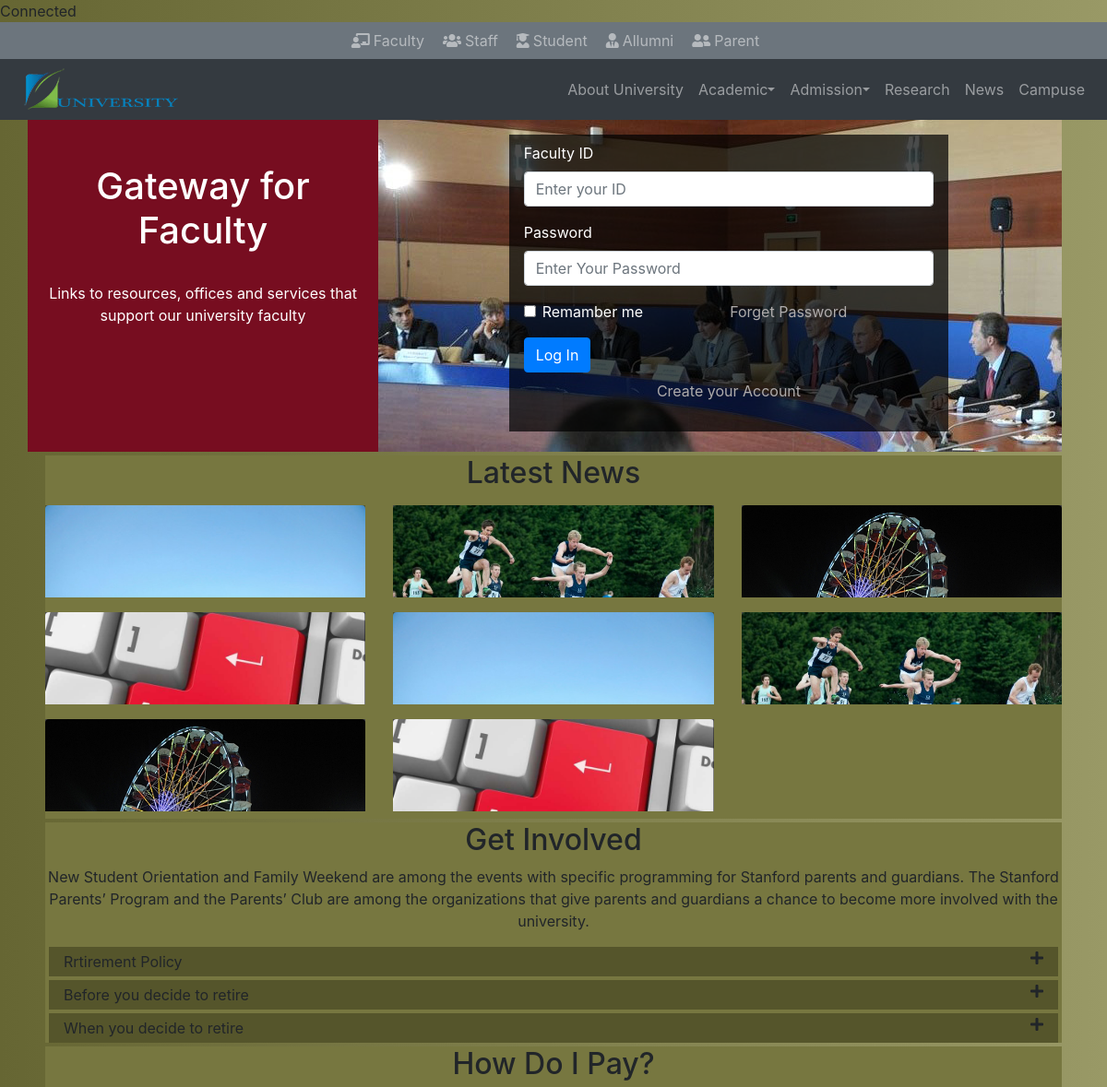
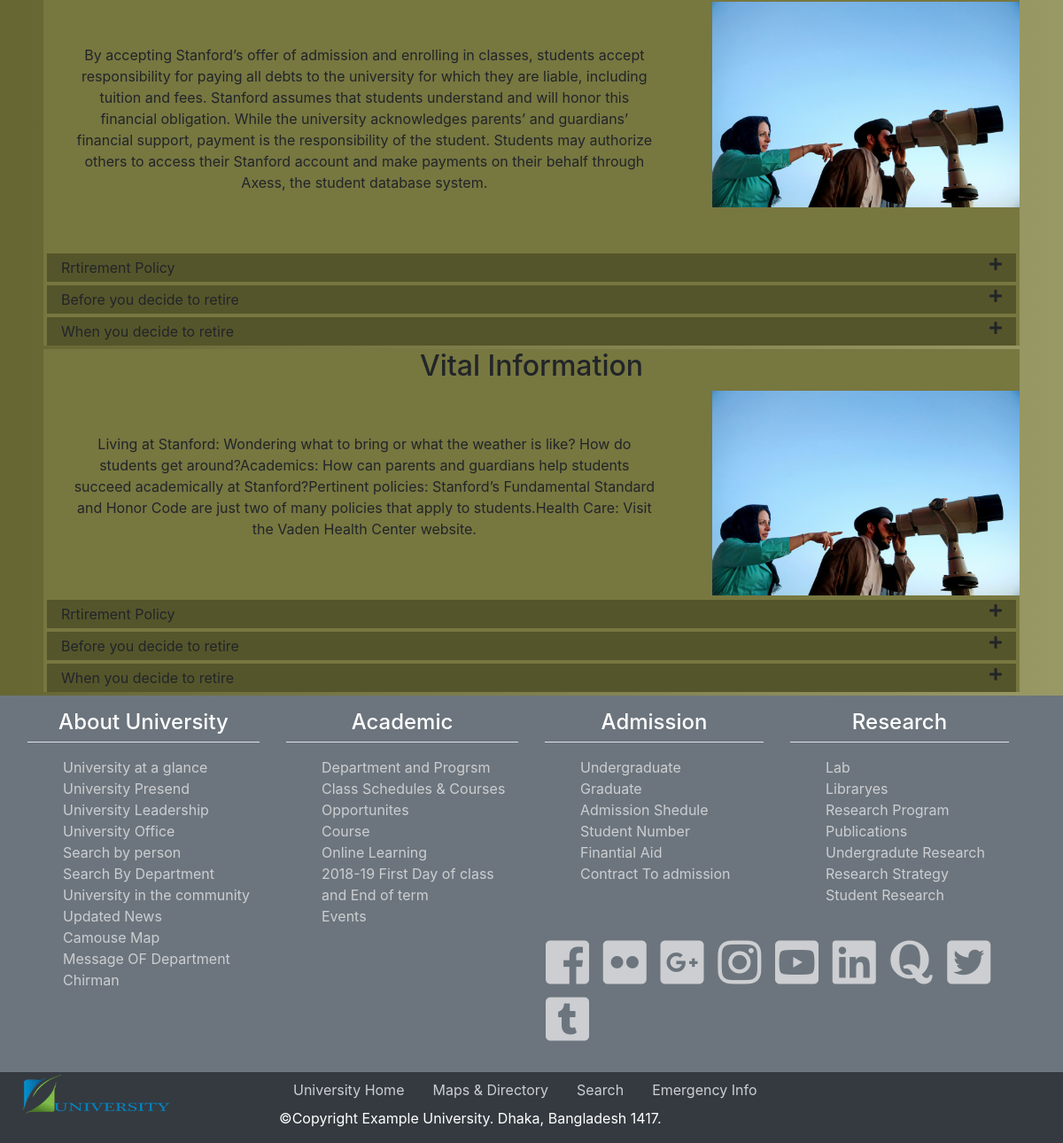
The app's page /parent.php with its own data (2 pictures, top to bottom).
### tables this page shows
CREATE TABLE `faculty_retirment_info` (
  `id` int(11) NOT NULL,
  `title` varchar(200) NOT NULL,
  `body` longtext NOT NULL
);

### parent.php (the view, shortened to what this page needs)
<?php
	include 'require/dbconnection.php';
?>
<!DOCTYPE html>
<html>
<head>
<?php
	include 'include/head.php';
	include 'include/firstnavbar.php';
	include 'include/secondnavbar.php';
?>
<section class="container facultysection1">
	<div class="row ">
		<div class="col-md-4 faculty-message text-white pt-5 text-center">
			<h1>Gateway for Faculty</h1>
			<p class="pt-4">Links to resources, offices and services that support our university faculty</p>
		</div>
		<div class="col-md-8 facultylogin">
			<div class="row">
				<div class="col-sm-2"></div>
				<div class="col-sm-8">
					<form action="" method="post" class="p-2 px-3 my-3" >
						<div class="form-group">
							<label>Faculty ID</label>
							<input type="text" name="facloginid" id="facloginid" class="form-control" placeholder="Enter your ID" required value="<?php if(isset($_COOKIE['faculty_ID_number'])){ echo $_COOKIE['faculty_ID_number'];} ?>">
						</div>
						<div class="form-group">
							<label>Password</label>
							<input type="Password" name="facloginpassword" id="facloginpassword" class="form-control" placeholder="Enter Your Password" required value="<?php if(isset($_COOKIE["faculty_password"])){echo $_COOKIE["faculty_password"];}?>">
						</div>
						<div class="d-flex felx-row">
							<div class="form-group form-check flex-fill">
								<input type="checkbox" name="remamber" class="form-check-input" <?php if(isset($_COOKIE["faculty_ID_number"])) { ?> checked <?php } ?> />Remamber me
							</div>
							<div class="flex-fill">
								<a href="#" role="button" data-toggle="modal" data-target="#facultyForgatePass">Forget Password</a>
							</div>
						</div>
						<button type="submit" class="btn btn-primary" name="facultyLoginsubmit" id="facultyLoginsubmit">Log In</button>
						<p class="text-center py-2"><a href="#" role="button" data-toggle="modal" data-target="#facultysignup">Create your Account</a></p>
					</form>
				</div>
				<div class="col-sm-2"></div>
			</div>
		</div>
	</div>
</section>
<section class="container">
	<div class="big_div_color m-1">
		<h2 class="text-center">Latest News</h2>
		<div class="row">
	        <div class="col-md-4 col-sm-6 my-2">
	            <div class="service-box">
	                <div class="service-icon div_color">
	                    <div class="front-content">
	                        <img src="images/student/stdnews1.jpg" class="rounded img-fluid" alt="Ramadan">
	                    </div>
	                </div>
	            </div>
	        </div>
	        <div class="col-md-4 col-sm-6 my-2">
	            <div class="service-box">
	                <div class="service-icon grey">
	                    <div class="front-content">
	                        <img src="images/student/stdnews2.jpg" class="rounded img-fluid" alt="Ramadan">
	                    </div>
	                </div>
	            </div>
	        </div>
	        <div class="col-md-4 col-sm-6 my-2">
	            <div class="service-box">
	                <div class="service-icon grey">
	                    <div class="front-content">
	                        <img src="images/student/stdnews3.jpg" class="rounded img-fluid" alt="Ramadan">
	                    </div>
	                </div>
	            </div>
	        </div>
	        <div class="col-md-4 col-sm-6 my-2">
	            <div class="service-box">
	                <div class="service-icon grey">
	                    <div class="front-content">
	                        <img src="images/student/stdnews4.jpg" class="rounded img-fluid" alt="Ramadan">
	                    </div>
	                </div>
	            </div>
	        </div>
	        <div class="col-md-4 col-sm-6 my-2">
	            <div class="service-box">
	                <div class="service-icon div_color">
	                    <div class="front-content">
	                        <img src="images/student/stdnews1.jpg" class="rounded img-fluid" alt="Ramadan">
	                    </div>
	                </div>
	            </div>
	        </div>
	        <div class="col-md-4 col-sm-6 my-2">
	            <div class="service-box">
	                <div class="service-icon grey">
	                    <div class="front-content">
	                        <img src="images/student/stdnews2.jpg" class="rounded img-fluid" alt="Ramadan">
	                    </div>
	                </div>
	            </div>
	        </div>
	        <div class="col-md-4 col-sm-6 my-2">
	            <div class="service-box">
	                <div class="service-icon grey">
	                    <div class="front-content">
	                        <img src="images/student/stdnews3.jpg" class="rounded img-fluid" alt="Ramadan">
	                    </div>
	                </div>
	            </div>
	        </div>
	        <div class="col-md-4 col-sm-6 my-2">
	            <div class="service-box">
	                <div class="service-icon grey">
	                    <div class="front-content">
	                        <img src="images/student/stdnews4.jpg" class="rounded img-fluid" alt="Ramadan">
	                    </div>
	                </div>
	            </div>
	        </div>
	    </div>
	</div>
    <div class="m-1 big_div_color">
    	<h2 class="text-center">Get Involved</h2>
    	<p class="text-center">New Student Orientation and Family Weekend are among the events with specific programming for Stanford parents and guardians. The Stanford Parents’ Program and the Parents’ Club are among the organizations that give parents and guardians a chance to become more involved with the university.
		</p>
		<div class="accordion m-1">
	 		<div class="panel-group">
	 			<?php
			 		$sql = "SELECT * FROM faculty_retirment_info";
			 		$retirment_result = $connection->query($sql);
			 		if(!$retirment_result){
			 			echo "Fetch Failed :".$connection->error;
			 		}else{
			 			if(mysqli_num_rows($retirment_result) > 0){
			 				while ($row = mysqli_fetch_array($retirment_result)) {
				?>
			    <div class="panel panel-default my-1">
			      <div class="panel-heading div_color px-3 py-1" data-toggle="collapse" data-target="#<?= $row['id'];?>_retirment" data-parent=".accordion">
			      	<div class="d-flex justify-content-between">
			      		<div><?=$row['title'];?></div>
			      	<div class="text-right"><i class="fas fa-plus"></i></div>
			      	</div>
			      </div>
			    </div>
			    <?php
				 				}
				 			}
				 		}
				?>
			</div>
	 	</div>
    </div>
    <div class="m-1 big_div_color">
    	<h2 class="text-center">How Do I Pay?</h2>
    	<div class="row">
    		<div class="col-md-8 col-sm-6 text-center p-5">
    			<p>By accepting Stanford’s offer of admission and enrolling in classes, students accept responsibility for paying all debts to the university for which they are liable, including tuition and fees. Stanford assumes that students understand and will honor this financial obligation. While the university acknowledges parents’ and guardians’ financial support, payment is the responsibility of the student. Students may authorize others to access their Stanford account and make payments on their behalf through Axess, the student database system.</p>
    		</div>
    		<div class="col-md-4 col-sm-6">
    			<img src="images/student/stdnews1.jpg" class="img-fluid">
    		</div>
    	</div>
    	<div class="accordion m-1">
	 		<div class="panel-group">
	 			<?php
			 		$sql = "SELECT * FROM faculty_retirment_info";
			 		$retirment_result = $connection->query($sql);
			 		if(!$retirment_result){
			 			echo "Fetch Failed :".$connection->error;
			 		}else{
			 			if(mysqli_num_rows($retirment_result) > 0){
			 				while ($row = mysqli_fetch_array($retirment_result)) {
				?>
			    <div class="panel panel-default my-1">
			      <div class="panel-heading div_color px-3 py-1" data-toggle="collapse" data-target="#<?= $row['id'];?>_retirment" data-parent=".accordion">
			      	<div class="d-flex justify-content-between">
			      		<div><?=$row['title'];?></div>
			      	<div class="text-right"><i class="fas fa-plus"></i></div>
			      	</div>
			      </div>
			    </div>
			    <?php
				 				}
				 			}
				 		}
				?>
			</div>
	 	</div>
    </div>
    <div class="m-1 big_div_color">
    	<h2 class="text-center">Vital Information</h2>
    	<div class="row">
    		<div class="col-md-8 col-sm-6 text-center p-5">
    			<p>Living at Stanford: Wondering what to bring or what the weather is like? How do students get around?Academics: How can parents and guardians help students succeed academically at Stanford?Pertinent policies: Stanford’s Fundamental Standard and Honor Code are just two of many policies that apply to students.Health Care: Visit the Vaden Health Center website.</p>
    		</div>
    		<div class="col-md-4 col-sm-6">
    			<img src="images/student/stdnews1.jpg" class="img-fluid">
    		</div>
    	</div>
    	<div class="accordion m-1">
	 		<div class="panel-group">
	 			<?php
			 		$sql = "SELECT * FROM faculty_retirment_info";
			 		$retirment_result = $connection->query($sql);
			 		if(!$retirment_result){
			 			echo "Fetch Failed :".$connection->error;
			 		}else{
			 			if(mysqli_num_rows($retirment_result) > 0){
			 				while ($row = mysqli_fetch_array($retirment_result)) {
				?>
			    <div class="panel panel-default my-1">
			      <div class="panel-heading div_color px-3 py-1" data-toggle="collapse" data-target="#<?= $row['id'];?>_retirment" data-parent=".accordion">
			      	<div class="d-flex justify-content-between">
			      		<div><?=$row['title'];?></div>
			      	<div class="text-right"><i class="fas fa-plus"></i></div>
			      	</div>
			      </div>
			    </div>
			    <?php
				 				}
				 			}
				 		}
				?>
			</div>
	 	</div>
    </div>
</section>
<?php
 	include 'include/footer.php';
?>

### css/style.css (style rules this page uses)
* { box-sizing: border-box; }
body { background: linear-gradient(to right, #666633 0%, #999966 100%); }
a { color: #000; }
.big_div_color { background-color: #777740; }
.div_color { background-color: #55552b; }
.faculty-message { background-color: #770d20; height: 360px; }
.facultylogin { height: 360px; background: url("../images/faculty/facultyLoginBackground.jpg") no-repeat; }
.facultylogin form { background-color: rgb(0, 0, 0, .7); color: #fff; }
.facultylogin form a { color: #afacac; }
.service-box { position: relative; overflow: hidden; perspective:1000px; -webkit-perspective:1000px; }
.service-icon { width: 100%; height: 100px; transition: all .5s ease; }
.grey { background-color: #474747; }

### records on screen
faculty_retirment_info: title "Rrtirement Policy"
faculty_retirment_info: title "Before you decide to retire"
faculty_retirment_info: title "When you decide to retire"
